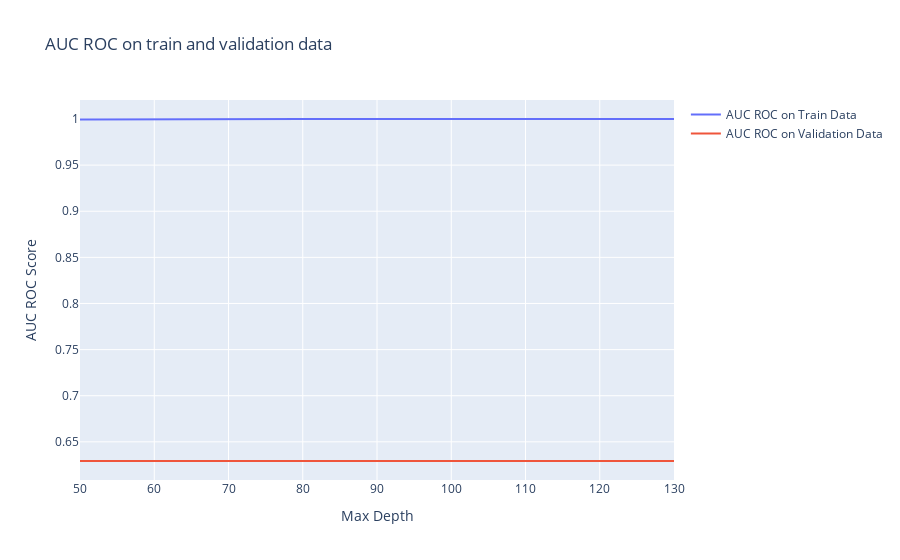

Write notebook code for a chart like this one.
### Code cell
fig = go.Figure()
fig.add_trace(go.Scatter(x=max_depths, y=gs.cv_results_['mean_train_AUC'], mode='lines', name='AUC ROC on Train Data'))
fig.add_trace(go.Scatter(x=max_depths, y=gs.cv_results_['mean_test_AUC'], mode='lines', name='AUC ROC on Validation Data'))
fig.update_layout(title='AUC ROC on train and validation data', xaxis_title='Max Depth', yaxis_title='AUC ROC Score')
fig.show()

### Figure 1 — Plotly figure (JSON) as saved in the notebook; plotly's stock layout.template omitted (floating-point values rounded to 4 significant figures)
{"data": [{"mode": "lines", "name": "AUC ROC on Train Data", "type": "scatter", "x": [50, 60, 70, 80, 90, 100, 110, 120, 130], "y": [0.9994, 0.9998, 1.0, 1, 1, 1, 1, 1, 1]}, {"mode": "lines", "name": "AUC ROC on Validation Data", "type": "scatter", "x": [50, 60, 70, 80, 90, 100, 110, 120, 130], "y": [0.6293, 0.6292, 0.6293, 0.6292, 0.6292, 0.6292, 0.6292, 0.6292, 0.6292]}], "layout": {"autosize": true, "title": {"text": "AUC ROC on train and validation data"}, "xaxis": {"autorange": true, "range": [50, 130], "title": {"text": "Max Depth"}, "type": "linear"}, "yaxis": {"autorange": true, "range": [0.6086, 1.021], "title": {"text": "AUC ROC Score"}, "type": "linear"}}}
